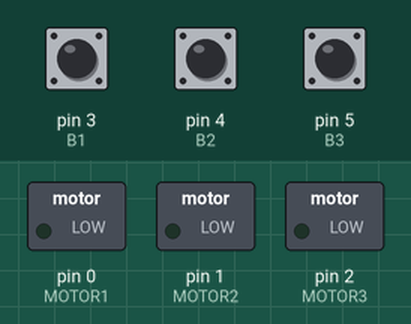
This sketch was run on a simulated Arduino Uno, built with avr-gcc and run on an emulated ATmega328P. Parts: switched loads named in the sketch (green lamp = pin HIGH). Inputs (shaded band) come from the test bench; at power-on: pin 3 (B1) HIGH, pin 4 (B2) HIGH, pin 5 (B3) HIGH.

Above: at 0.8 s.
0.9 s: pin 3 (B1) pulled LOW for 0.15 s
At 2.0 s:
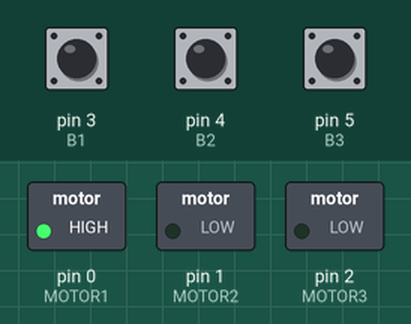
2.5 s: pin 4 (B2) pulled LOW for 0.15 s
At 3.3 s:
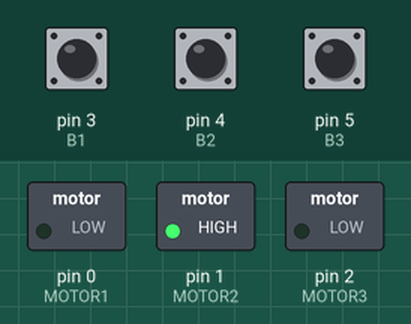
4.1 s: pin 5 (B3) pulled LOW for 0.15 s
At 4.5 s:
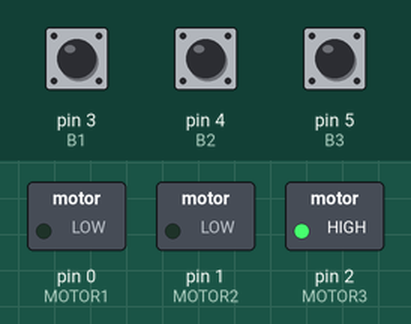
5.7 s: pin 3 (B1) pulled LOW for 1 s
At 6.9 s:
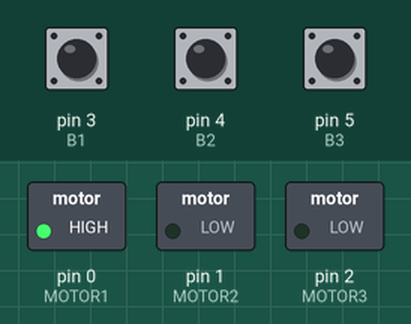
8.2 s: pin 4 (B2) pulled LOW for 1 s
At 8.8 s:
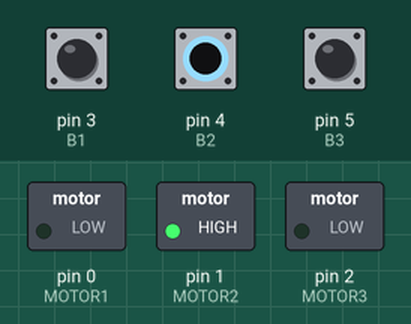
Timing chart, 0 to 11.2 s (numbered marks = the images above; inputs shaded):
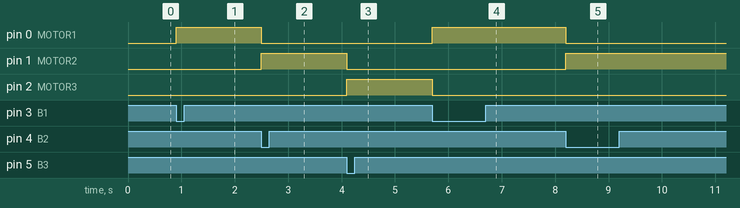

The sketch:

Aula4pt3.ino
```cpp
# define MOTOR1 PD0
# define MOTOR2 PD1
# define MOTOR3 PD2
# define B1 PD3
# define B2 PD4
# define B3 PD5

int main(){
  int var = 0;    // var de controle dos motores

  DDRD = 0b00000111;
  PORTD |= (1 << B1);
  PORTD |= (1 << B2);
  PORTD |= (1 << B3);

  while(1){

     if(!(PIND & (1 << B3)) && !(PIND & (1 << B2)) && !(PIND & (1 << B1))) {
      PORTD &= ~(1 << MOTOR1);
      PORTD &= ~(1 << MOTOR2);
      PORTD |= (1 << MOTOR3);
    }

    else if(!(PIND & (1 << B1))){
      PORTD |= (1 << MOTOR1);
      PORTD &= ~(1 << MOTOR3);
      PORTD &= ~(1 << MOTOR2);
    }
    else if(!(PIND & (1 << B2))){
      PORTD |= (1 << MOTOR2);
      PORTD &= ~(1 << MOTOR3);
      PORTD &= ~(1 << MOTOR1);
    }
    else if(!(PIND & (1 << B3))){
      PORTD |= (1 << MOTOR3);
      PORTD &= ~(1 << MOTOR1);
      PORTD &= ~(1 << MOTOR2);
    }

  }

}
```

Measured:
- after the input at 0.9 s, pin 0 (MOTOR1): LOW → HIGH at once
- after the input at 2.5 s, pin 0 (MOTOR1): HIGH → LOW at once; pin 1 (MOTOR2): LOW → HIGH at once
- after the input at 4.1 s, pin 1 (MOTOR2): HIGH → LOW at once; pin 2 (MOTOR3): LOW → HIGH at once
- after the input at 5.7 s, pin 0 (MOTOR1): LOW → HIGH at once; pin 2 (MOTOR3): HIGH → LOW at once
- after the input at 8.2 s, pin 0 (MOTOR1): HIGH → LOW at once; pin 1 (MOTOR2): LOW → HIGH at once
